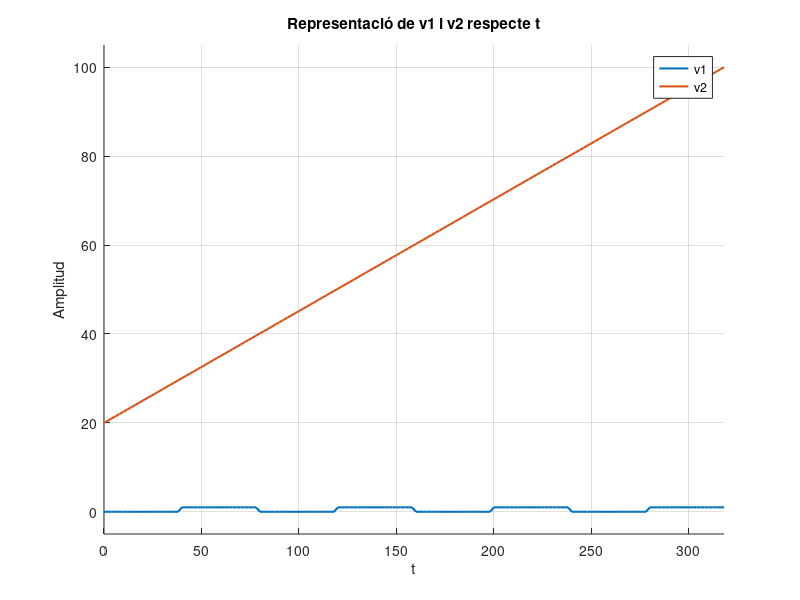

Source code (MATLAB):
% Nom complet component/s del grup
clear all
close all

%% Operacions bàsiques
vecFila = [1 2 3 4 5];
vecCol = [6; 7; 8; 9; 10];

vecFilaT = vecFila.';
vecColT = vecCol.';

sumaVectors = vecFila + vecColT;
prodElement = vecFila .* vecColT;

%% Vectors
v_pas = 0:2.5:(0 + 2.5*(1000-1));
v_lin = linspace(0, 0 + 2.5*(1000-1), 1000);

%% Matrius
M = reshape(1:36, 6, 6);
dimM = size(M);

%% Operacions amb matrius
M_quadrat = M.^2;
M_mesEscalar = M + 5;
M_perEscalar = 3*M;
M_transposada = M.';
M_inversa = inv(M + eye(6));  % Es desplaça per evitar singularitat

A = [1 2; 3 4];
B = [0 1; 2 3];
AB = A*B;
BA = B*A;
sonConmutatives = isequal(AB, BA);

%% Extracció de dades
vec1 = M(:,4);
vec2 = M(2,:);
el3_vec1 = vec1(3);
el1_vec2 = vec2(1);

%% Senyals
v1 = repmat([zeros(1,20) ones(1,20)], 1, 4);  % 8 blocs de 20 mostres
v2 = linspace(20, 100, 160);
t = 0:2:(2*(160-1));

%% Representació
figure
hold on
plot(t, v1, 'LineWidth', 1.5)
plot(t, v2, 'LineWidth', 1.5)
xlabel('t')
ylabel('Amplitud')
title('Representació de v1 i v2 respecte t')
legend('v1', 'v2')
axis([t(1) t(end) min([v1 v2])-5 max([v1 v2])+5])
grid on

%% Complexos
comp1 = [1+1j, 2-1j, -1+2j, 0.5-3j, -2-2j, 3+0.2j, -0.7+0.9j, 1.5-1.2j, -3+0.5j, 2.2+2.8j];
comp1_real = real(comp1);
comp1_imag = imag(comp1);
comp1_abs = abs(comp1);
comp1_fase_graus = angle(comp1)*180/pi;
